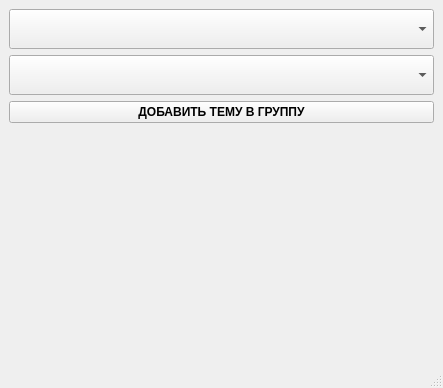
<?xml version="1.0" encoding="UTF-8"?>
<ui version="4.0">
 <class>MainWindow</class>
 <widget class="QMainWindow" name="MainWindow">
  <property name="geometry">
   <rect>
    <x>0</x>
    <y>0</y>
    <width>443</width>
    <height>388</height>
   </rect>
  </property>
  <property name="windowTitle">
   <string>MainWindow</string>
  </property>
  <widget class="QWidget" name="centralwidget">
   <layout class="QVBoxLayout" name="verticalLayout_2">
    <item>
     <layout class="QVBoxLayout" name="verticalLayout">
      <item>
       <widget class="QComboBox" name="choose_group">
        <property name="minimumSize">
         <size>
          <width>0</width>
          <height>40</height>
         </size>
        </property>
       </widget>
      </item>
      <item>
       <widget class="QComboBox" name="choose_topic">
        <property name="minimumSize">
         <size>
          <width>0</width>
          <height>40</height>
         </size>
        </property>
        <property name="baseSize">
         <size>
          <width>0</width>
          <height>40</height>
         </size>
        </property>
       </widget>
      </item>
      <item>
       <widget class="QPushButton" name="topic_to_group">
        <property name="font">
         <font>
          <weight>75</weight>
          <bold>true</bold>
         </font>
        </property>
        <property name="text">
         <string>ДОБАВИТЬ ТЕМУ В ГРУППУ</string>
        </property>
       </widget>
      </item>
      <item>
       <widget class="QLabel" name="label">
        <property name="text">
         <string/>
        </property>
        <property name="alignment">
         <set>Qt::AlignCenter</set>
        </property>
       </widget>
      </item>
     </layout>
    </item>
   </layout>
  </widget>
  <widget class="QMenuBar" name="menubar">
   <property name="geometry">
    <rect>
     <x>0</x>
     <y>0</y>
     <width>443</width>
     <height>21</height>
    </rect>
   </property>
  </widget>
  <widget class="QStatusBar" name="statusbar"/>
 </widget>
 <resources/>
 <connections/>
</ui>
